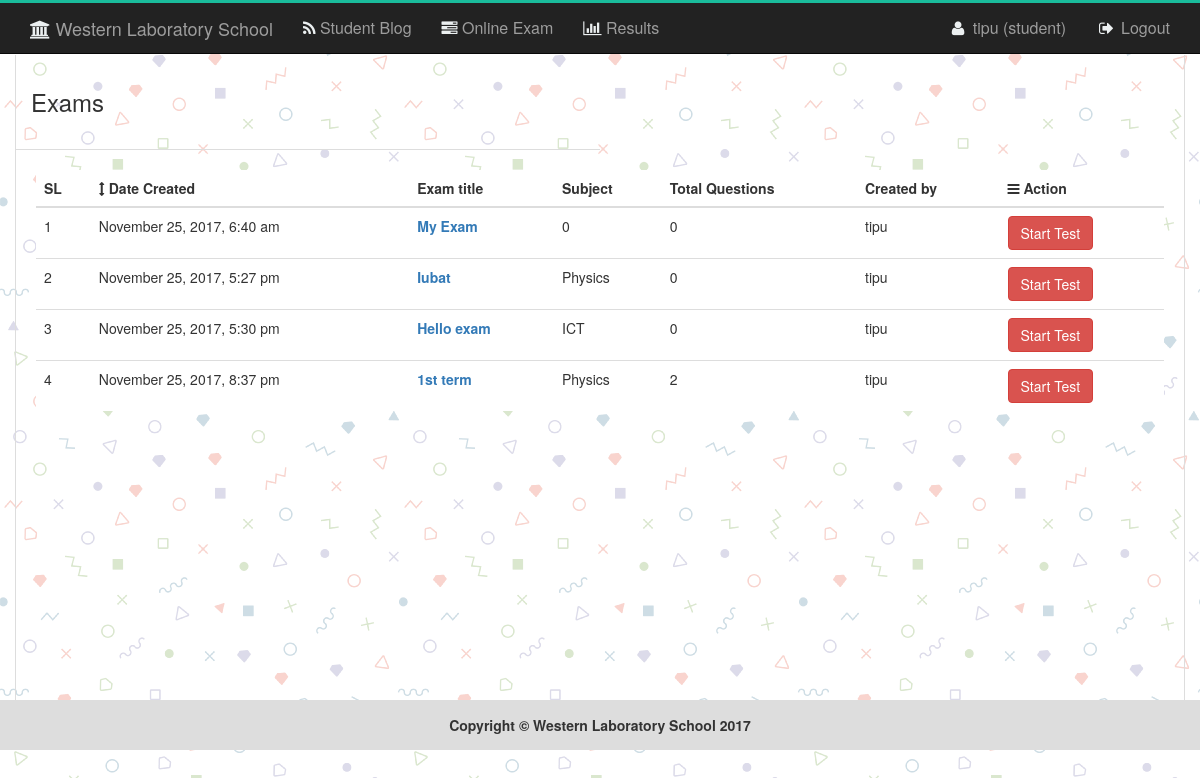
The page /examlist.php (signed in) on the database as committed earlier.
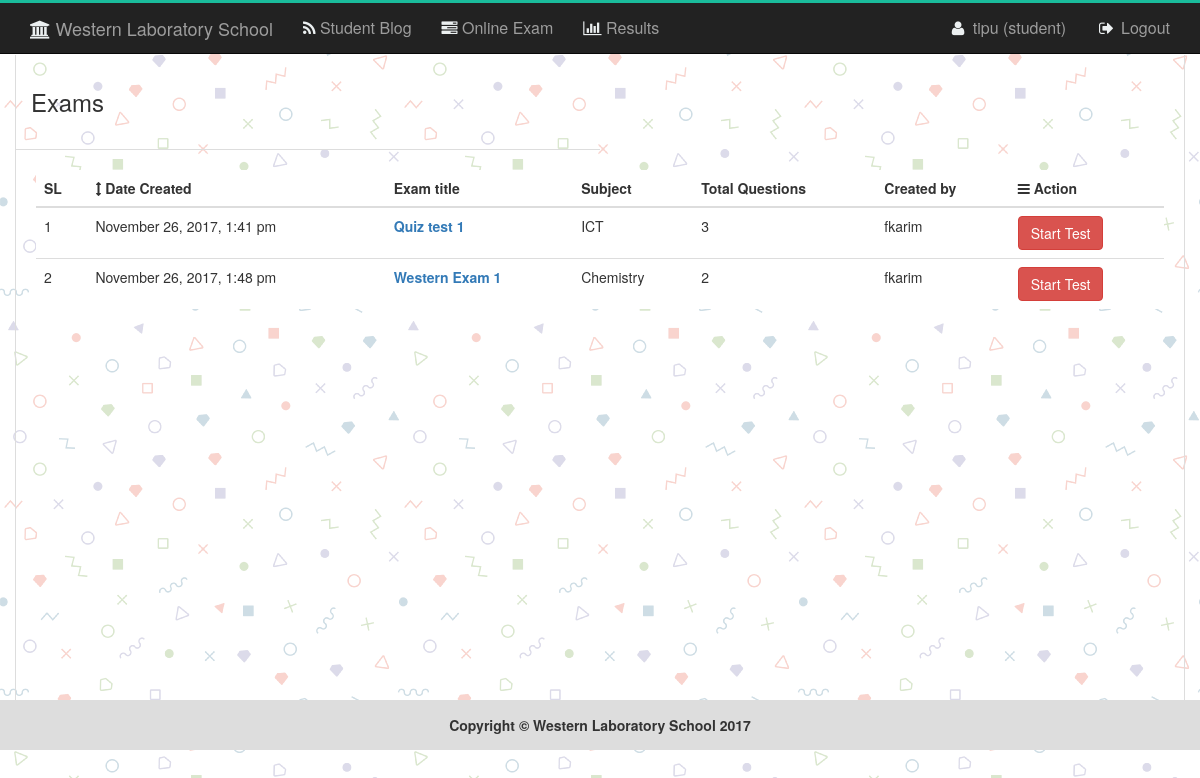
The same page on the database as committed later.
### tables this page shows
CREATE TABLE `tbl_exam` (
  `id` int(11) NOT NULL,
  `name` varchar(50) NOT NULL,
  `subject` varchar(50) NOT NULL,
  `author` varchar(50) NOT NULL,
  `edate` timestamp NOT NULL DEFAULT CURRENT_TIMESTAMP
);

### libs/Session.php (called while the page is built, shortened)
<?php
class Session{
	 public static function get($key){
	 	if (isset($_SESSION[$key])) {
	 		return $_SESSION[$key];
	 	} else {
	 		return false;
	 	}
	 }
}
?>

### libs/Database.php (called while the page is built, shortened)
<?php
Class Database{
	public $host   = DB_HOST;
	public $user   = DB_USER;
	public $pass   = DB_PASS;
	public $dbname = DB_NAME;
	public $link;
	private function connectDB(){
	$this->link = new mysqli($this->host, $this->user, $this->pass, $this->dbname);
 }
	public function select($query){
		$result = $this->link->query($query) or die($this->link->error.__LINE__);
		if($result->num_rows > 0){
			return $result;
		} else {
			return false;
		}
	}
}

### classes/exam.php (called while the page is built, shortened)
<?php
	include_once ("/../libs/Session.php");
    include_once ("/../libs/Database.php");
    include_once ("/../helpers/Format.php");
Class Exam{
	private $db;
	public function __construct(){
		$this->db = new Database();
	}
	public function getAllExam(){
			$query = "SELECT * FROM tbl_exam";
			$getData = $this->db->select($query);
			if($getData){
			return $getData;
			}else{
				return false;
			}
		}
	public function getQuestionByExam($id){
			$query = "SELECT * FROM tbl_ques WHERE examid='$id'";
			$getData = $this->db->select($query);
			if ($getData) {
				return $getData->num_rows;
			}else{
				return 0;
			}
	}
	}
?>

### helpers/Format.php (called while the page is built, shortened)
<?php
class Format{
	public function formatDate($date){
		return date('F j, Y, g:i a', strtotime($date));
	}
}
?>

### examlist.php (the view, shortened to what this page needs)
<?php
include_once "header.php";
?>
<section id="examlist">
    <div class="container obls_margin obls_border">
        <div class="row">
            <div class="col-md-6 examlistpad">
                <span style="font-size:24px;">Exams</span>
            </div>
        </div>
        <div class="row" id="postdetails">
            <div class="col-md-12" style="padding:20px;">
                <table class="table table-hover exlisttable" style="background:#fff">
                    <thead>
                      <tr>
                        <th>SL</th>
                        <th><i class="fa fa-arrows-v" aria-hidden="true"></i> Date Created</th>
                        <th>Exam title</th>
                        <th>Subject</th>
                        <th>Total Questions</th>
                        <th>Created by</th>
                        <th><i class="fa fa-bars" aria-hidden="true"></i> Action</th>
                      </tr>
                    </thead>
                    <tbody>
                    <?php
                    $i=0;
                    $getex= $ex->getAllExam();
                    if ($getex) {
                    while ($row = $getex->fetch_assoc()) {
                      $i++;
                      $gettotal = $ex->getQuestionByExam($row['id']);
                ?>
                      <tr>
                        <td><?php echo $i;?></td>
                        <td><?php echo $fm->formatDate($row['edate']);?></td>
                        <td><strong><a href="#"><?php echo $row['name'];?></a></strong></td>
                        <td><?php echo $row['subject'];?></td>
                        <td><?php echo $gettotal; ?></td>
                        <td><?php echo $row['author'];?></td>
                        <td>
                            <div class="left_pad">
                              <?php
                                if(Session::get("checkusertype")){
                              ?>
                              <a href="starttest.php?exid=<?php echo $row['id'];?>" class="btn btn-danger">Start Test</a>
                              <?php
                                }else{
                              ?>
                              <a href="questionlist.php?viewex=<?php echo $row['id'];?>" class="btn btn-info">View</a>
                              <?php } ?>
                            </div>
                        </td>
                      </tr>
                    <?php
                      }
                    }else{
                      echo '<tr><td class="error" colspan="5">nothing found !</td></tr>';
                    }
                    ?>
                    </tbody>
                </table>
            </div>
        </div>
    </div>
</section>
<?php
include_once "footer.php";
?>

### header.php (shortened to what this page needs)
<?php
  include "/libs/session.php";
  $filepath = realpath(dirname(__FILE__));
  include_once ($filepath."/libs/Database.php");
  include_once ($filepath."/helpers/Format.php");
  $fm = new Format();
  $ex = new Exam();
?>
<!DOCTYPE html>
<html lang="en">
<head>
    <link href="assets/css/bootstrap.min.css" rel="stylesheet">
    <link href="assets/font-awesome/font-awesome.min.css" rel="stylesheet" type="text/css">
    <link rel="stylesheet" href="assets/css/main.css">
</head>
<body>
    <header class="header_area">
        <nav class="navbar navbar-default navbar-inverse navbar-fixed-top main-menu">
            <div class="container">
              <div class="navbar-header">
               <a class="navbar-brand" href="index.php"><i class="fa fa-university" aria-hidden="true"></i> Western Laboratory School</a>
              </div>
              <div class="collapse navbar-collapse" id="bs-example-navbar-collapse-1">
                <ul class="nav navbar-nav">
                  <li><a href="index.php"><i class="fa fa-rss" aria-hidden="true"></i> Student Blog</span></a></li>
                   <?php
                      if(Session::get("checkusertype")){
                    ?>
                  <li><a href="examlist.php"><i class="fa fa-tasks" aria-hidden="true"></i> Online Exam</span></a></li>
                  <li><a href="result.php"><i class="fa fa-bar-chart" aria-hidden="true"></i> Results</span></a></li>
                  <?php } ?>
                </ul>
                <ul class="nav navbar-nav navbar-right">
                  <li class="dropdown">
                   <a href="#"><i class="fa fa-user fa-fw"></i> <?php echo Session::get('username');?> (<?php echo Session::get("usertype");?>)</a>
                  </li>
                  <li><a href="?action=logout" class="nav-link"><i class="fa fa-fw fa-sign-out"></i> Logout</a></li>
                </ul>
              </div>
          </div>
        </nav>
   </header>

### footer.php (shortened to what this page needs)
    <footer class="footer_area clearfix">
      <div class="container">
        <div class="text-center">
          <strong>Copyright © Western Laboratory School 2017<strong>
        </div>
      </div>
    </footer>
</body>
</html>

### assets/css/main.css (style rules this page uses)
body { background-image: url("../img/logintexture.png"); }
.main-menu { font-size: 16px; border-top: 3px solid #1abc9c; margin-bottom: 0px; }
.main-menu i { color: #ecf0f1; }
.obls_border { border-left: 1px solid #ddd; border-right: 1px solid #ddd; }
.footer_area { background: #ddd; height: 50px; display: block; padding-top: 15px; }
.obls_margin { margin-top: 55px; }
#postdetails { min-height: 550px; padding-bottom: 30px; }
.examlistpad { padding: 30px 15px; border-bottom: 1px solid #ddd; }

Rows that differ between the two databases and show on the page:
removed tbl_exam: edate "November 25, 2017, 6:40 am", name "My Exam", subject "0", gettotal "0", author "tipu"
removed tbl_exam: edate "November 25, 2017, 5:27 pm", name "Iubat", subject "Physics", gettotal "0", author "tipu"
removed tbl_exam: edate "November 25, 2017, 5:30 pm", name "Hello exam", subject "ICT", gettotal "0", author "tipu"
removed tbl_exam: edate "November 25, 2017, 8:37 pm", name "1st term", subject "Physics", gettotal "2", author "tipu"
added tbl_exam: edate "November 26, 2017, 1:41 pm", name "Quiz test 1", subject "ICT", gettotal "3", author "fkarim"
added tbl_exam: edate "November 26, 2017, 1:48 pm", name "Western Exam 1", subject "Chemistry", gettotal "2", author "fkarim"
